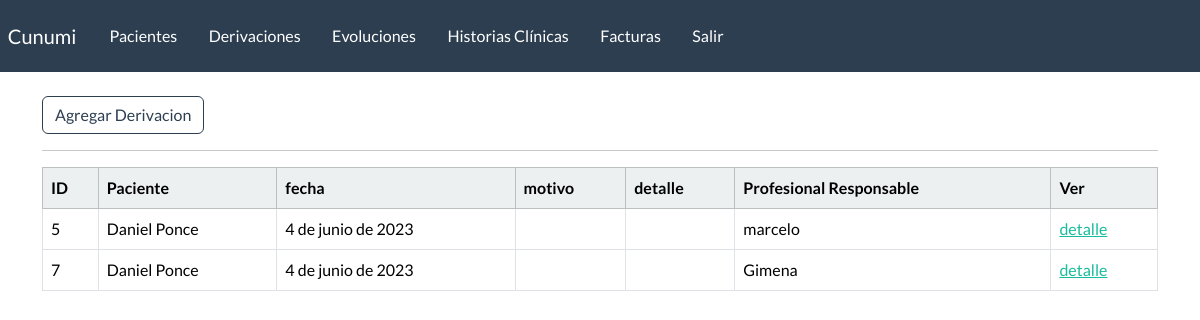
Page /listar-derivacion/ (signed in) on the committed database.
### webapp/models.py (models this page shows)
class derivacion(models.Model):
    paciente = models.ForeignKey(
        paciente, on_delete=models.CASCADE, blank=False)
    fecha = models.DateField(blank=True, null=True)
    motivo = models.TextField(blank=True)
    detalle = models.TextField(blank=True)
    profesional_responsable = models.ForeignKey(User, on_delete=models.CASCADE, blank=False)

class paciente(models.Model):
    nombre = models.CharField(max_length=100)
    apellido = models.CharField(max_length=100, blank=True)
    dni = models.CharField(max_length=100, blank=True)
    telefono = models.CharField(max_length=100, blank=True)
    email = models.EmailField(blank=True)
    edad = models.IntegerField(blank=True)
    fecha_inicio = models.DateField(blank=True, null=True)
    responables = models.CharField(max_length=200, blank=True)
    motivo_consulta = models.CharField(max_length=200, blank=True)
    derivado = models.BooleanField(default=False)
    email = models.EmailField(blank=True)
    estado_choices = (
        ('activo', 'activo'),
        ('inactivo', 'inactivo'),
        ('alta', 'alta'),
        ('derivado', 'derivado'))
    estado = models.CharField(max_length=20, choices=estado_choices, default='activo')
    profesional_responsable = models.ForeignKey(User, on_delete=models.CASCADE, blank=True)
    def __str__(self):
        return f"{self.nombre} {self.apellido}"

### webapp/views.py (the view)
# urls.py: path('listar-derivacion/',  views.listar_derivaciones, name='listar_derivaciones'),
@login_required(login_url='my-login')
def listar_derivaciones(request):
    derivaciones = derivacion.objects.all().order_by('fecha')
    data = {
        'derivaciones': derivaciones
    }
    return render(request, 'webapp/derivacion/listar.html', data)

### webapp/templates/webapp/derivacion/listar.html
{% extends 'webapp/base.html' %}
{% block content %}
<a class="btn btn-outline-primary btn-small" href="{% url 'agregar_derivacion' %}">
    Agregar Derivacion
</a>
<hr>
    <table class="table table-hover table-bordered">
        <thead class="table-light">
            <tr>
                <th scope="col">ID</th>
                <th scope="col">Paciente</th>
                <th scope="col">fecha</th>
                <th scope="col">motivo</th>
                <th scope="col">detalle</th>
                <th scope="col">Profesional Responsable</th>
                <th scope="col">Ver</th>
            </tr>
        </thead>
        <tbody>
            {% if derivaciones %}
            {% for derivacion in derivaciones %}
            <tr>
                <td>{{derivacion.id}}</td>
                <td>{{derivacion.paciente}}</td>
                <td>{{derivacion.fecha}}</td>
                <td>{{derivacion.motivo|truncatechars:15}}</td>
                <td>{{derivacion.detalle|truncatechars:15}}</td>
                <td>{{derivacion.profesional_responsable}}</td>
                <td><a href="{% url 'detalle_derivacion' derivacion.id %}">detalle</a></td>
            </tr>
            {% endfor %}
            {% endif %}
        </tbody>
    </table>
{% endblock %}

### rows in the picture
derivacion: id "5", paciente "Daniel Ponce", fecha "4 de junio de 2023", profesional_responsable "marcelo"
derivacion: id "7", paciente "Daniel Ponce", fecha "4 de junio de 2023", profesional_responsable "Gimena"
